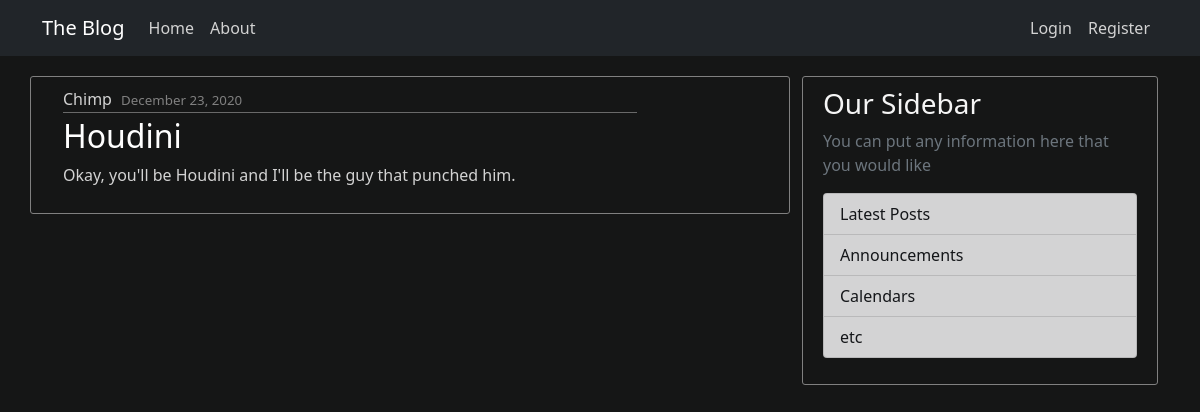
Screenshot of /post/9/ with the database file from the repository.
### blog/models.py (models this page shows, shortened)
class Post(models.Model):
    title = models.CharField(max_length=100)
    content = models.TextField()
    date_posted = models.DateTimeField(default=timezone.now)
    author = models.ForeignKey(User, on_delete=models.CASCADE)  # on_delete here deletes all posts of user too
    class Meta:
        ordering = ['-date_posted']

### blog/views.py (the view)
# urls.py: path('post/<pk>/', PostDetailView.as_view(), name="post-detail"),
class PostDetailView(DetailView):
    model = Post

### blog/templates/blog/post_detail.html (shortened to what this page needs)
{% extends 'blog/base.html' %}
{% block content %}
    <article class="media content-section row">
        <div class="media-body col-md-10">
            <div class="article-metadata">
                <a class="mr-2" href="#">{{ object.author }}</a>
                <span class="small">{{ object.date_posted|date:"F j, Y" }}</span>
            </div>
            <h2 class="article-title">{{ object.title }}</h2>
            <p class="article-content">{{ object.content }}</p>
        </div>
    </article>
{% endblock %}

### blog/static/blog/main.css (style rules this page uses)
body { background: #151616; color: lightgrey; }
h1, h2, h3, h4, h5, h6 { color: whitesmoke; }
.content-section { background: #151616; padding: 10px 20px; border: 1px solid grey; border-radius: 3px; margin-bottom: 20px; }
.article-title { color: white; text-decoration: none; }
.article-metadata { padding-bottom: 1px; margin-bottom: 4px; border-bottom: 1px solid dimgrey; }
.mr-2 { color: lightgrey; text-decoration: none; }
.small { font-size: smaller; color: grey; padding-left: 5px; }

### rows the page displays
Post: author "Chimp", date_posted "December 23, 2020", title "Houdini", content "Okay, you'll be Houdini and I'll be the guy that punched him."
